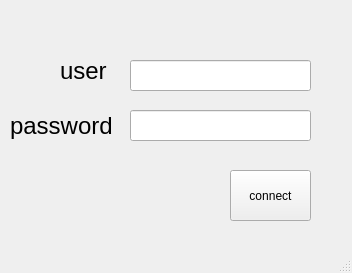
<?xml version="1.0" encoding="UTF-8"?>
<ui version="4.0">
 <class>MainWindow</class>
 <widget class="QMainWindow" name="MainWindow">
  <property name="geometry">
   <rect>
    <x>0</x>
    <y>0</y>
    <width>352</width>
    <height>273</height>
   </rect>
  </property>
  <property name="windowTitle">
   <string>MainWindow</string>
  </property>
  <widget class="QWidget" name="centralwidget">
   <widget class="QLabel" name="user_label">
    <property name="geometry">
     <rect>
      <x>60</x>
      <y>50</y>
      <width>61</width>
      <height>41</height>
     </rect>
    </property>
    <property name="font">
     <font>
      <pointsize>18</pointsize>
     </font>
    </property>
    <property name="text">
     <string>user</string>
    </property>
   </widget>
   <widget class="QLabel" name="password_label">
    <property name="geometry">
     <rect>
      <x>10</x>
      <y>100</y>
      <width>111</width>
      <height>51</height>
     </rect>
    </property>
    <property name="font">
     <font>
      <pointsize>18</pointsize>
     </font>
    </property>
    <property name="text">
     <string>password</string>
    </property>
   </widget>
   <widget class="QPushButton" name="con_button">
    <property name="geometry">
     <rect>
      <x>230</x>
      <y>170</y>
      <width>81</width>
      <height>51</height>
     </rect>
    </property>
    <property name="text">
     <string>connect</string>
    </property>
   </widget>
   <widget class="QLineEdit" name="line_user">
    <property name="geometry">
     <rect>
      <x>130</x>
      <y>60</y>
      <width>181</width>
      <height>31</height>
     </rect>
    </property>
   </widget>
   <widget class="QLineEdit" name="line_password">
    <property name="geometry">
     <rect>
      <x>130</x>
      <y>110</y>
      <width>181</width>
      <height>31</height>
     </rect>
    </property>
   </widget>
  </widget>
  <widget class="QMenuBar" name="menubar">
   <property name="geometry">
    <rect>
     <x>0</x>
     <y>0</y>
     <width>352</width>
     <height>21</height>
    </rect>
   </property>
  </widget>
  <widget class="QStatusBar" name="statusbar"/>
 </widget>
 <resources/>
 <connections/>
</ui>
